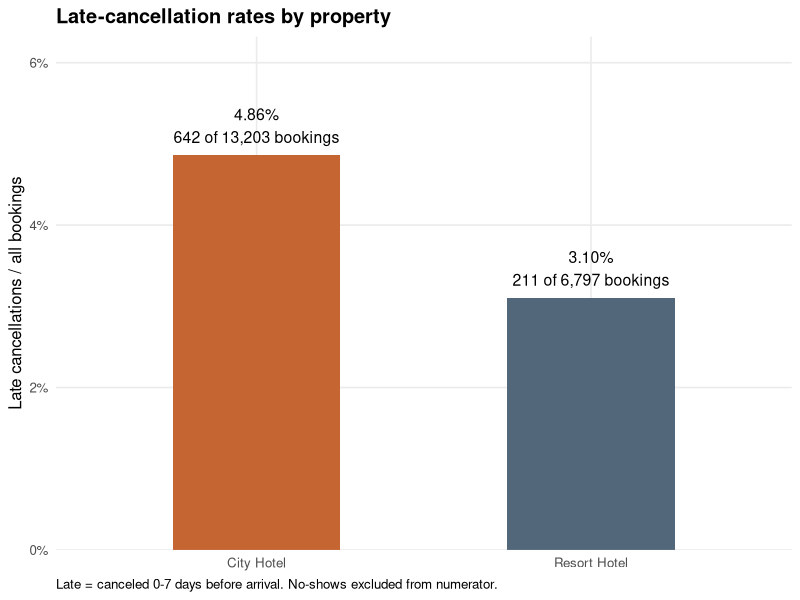
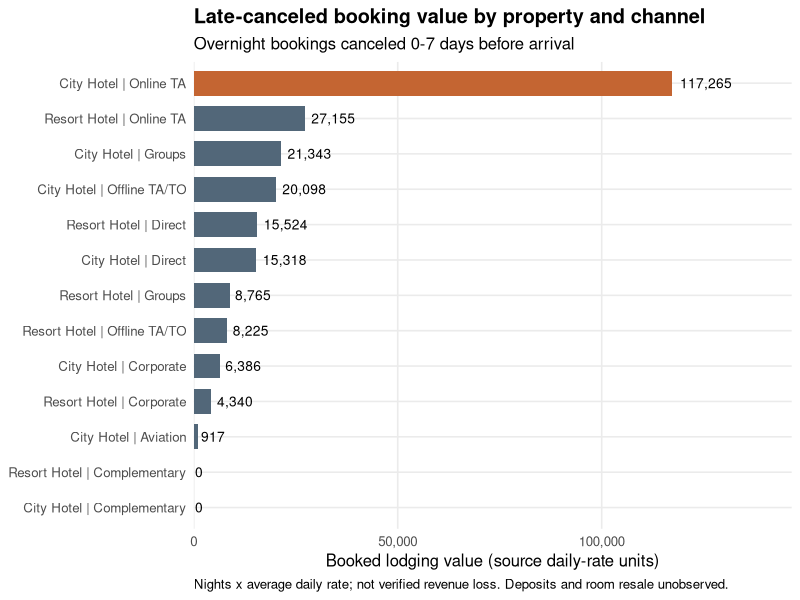
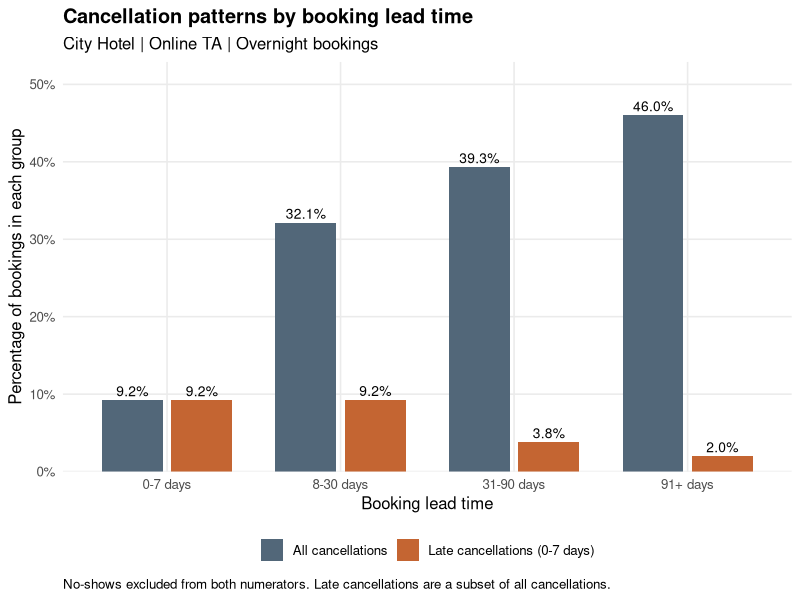
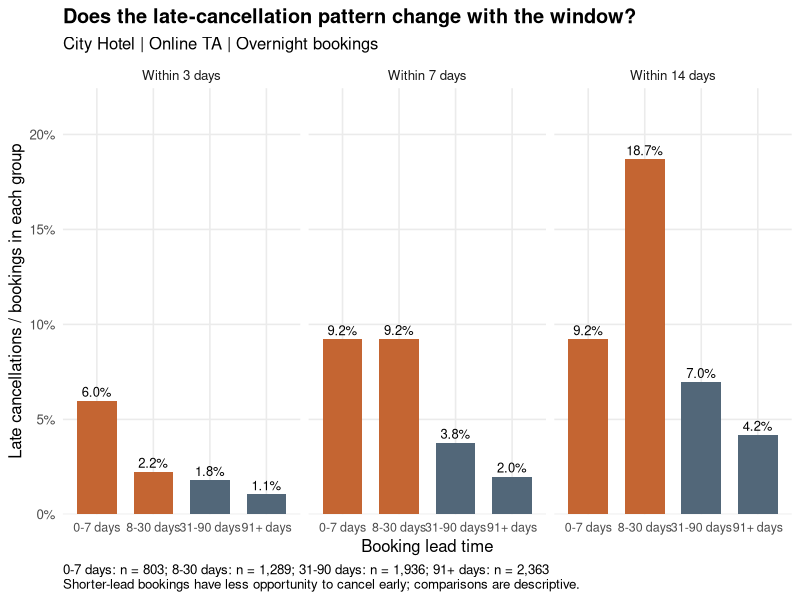
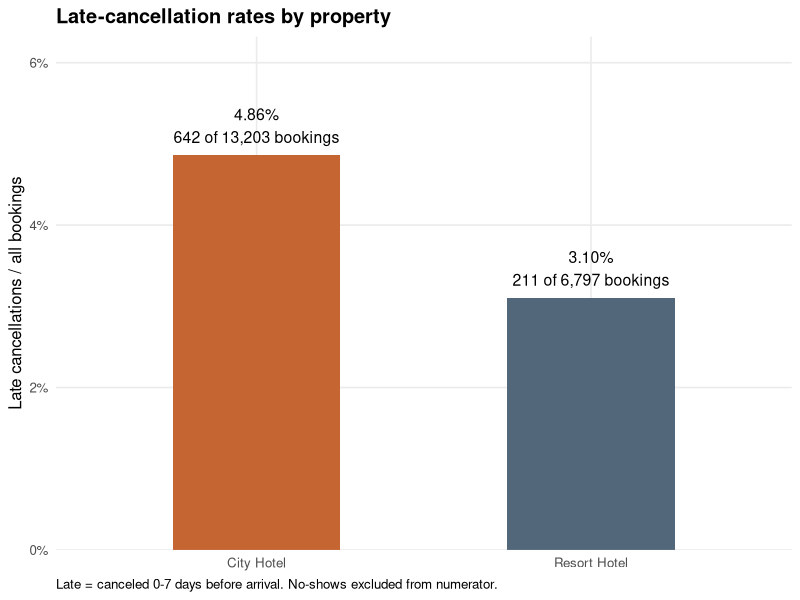
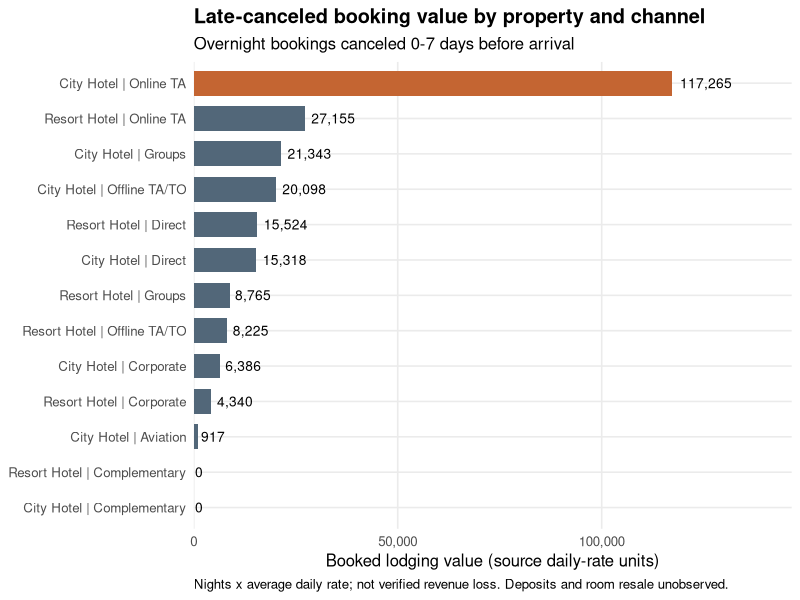
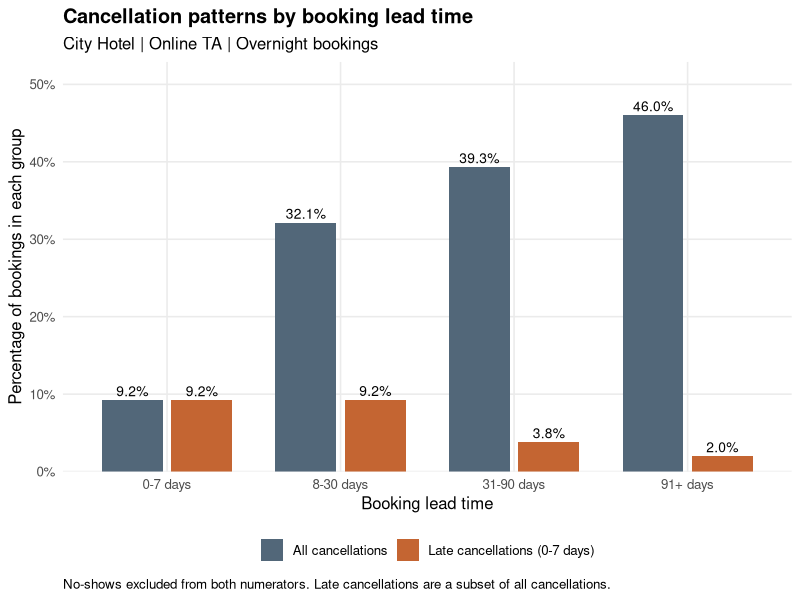
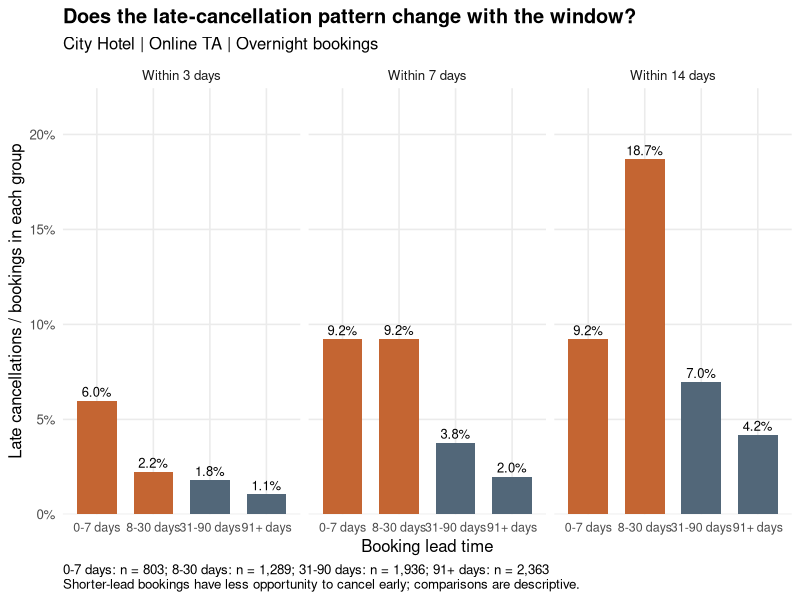

Here is the R script that generated these plots, in order:
## ---- chunk 1
#| label: setup
library(tidyverse)
library(lubridate)

nc_hotel_raw <- read_csv("nc_hotel_group.csv", show_col_types = FALSE)

# Stop if the input no longer contains the variables needed below.
required_columns <- c(
  "property", "status", "canceled", "status_date", "arrival_year",
  "arrival_month", "arrival_day_of_month", "booking_channel",
  "weekend_stays", "week_stays", "average_daily_rate", "deposit_terms",
  "advance_time", "num_adults", "num_children"
)
stopifnot(all(required_columns %in% names(nc_hotel_raw)))

# Display full tables with rounded numbers; calculations retain full precision.
show_table <- function(data, caption = NULL, digits = 2) {
  knitr::kable(data, caption = caption, digits = digits)
}

theme_set(theme_minimal(base_size = 12))
theme_update(
  panel.grid.minor = element_blank(),
  plot.title = element_text(face = "bold"),
  plot.caption = element_text(hjust = 0),
  legend.position = "bottom"
)
accent <- "#C46532"
neutral <- "#526779"

tibble(
  bookings = nrow(nc_hotel_raw),
  variables = ncol(nc_hotel_raw)
) |> show_table()

# Inspect structure without printing individual booking records in full.
glimpse(nc_hotel_raw)
## ---- chunk 2
#| label: booking-outcomes
outcome_summary <- nc_hotel_raw |>
  count(status, canceled, name = "bookings") |>
  mutate(share_pct = 100 * bookings / sum(bookings))

outcome_summary |> show_table()

# The binary flag includes no-shows; use status for actual cancellations.
stopifnot(all(
  nc_hotel_raw$canceled ==
    as.integer(nc_hotel_raw$status %in% c("Canceled", "No-Show"))
))

nc_hotel_raw |>
  filter(status == "Canceled") |>
  select(status, status_date) |>
  slice_head(n = 6) |>
  show_table(caption = "Example cancellation dates before conversion")
## ---- chunk 3
#| label: derive-analysis-variables
# Derive variables once so every later subset uses the same definitions.
nc_hotel <- nc_hotel_raw |>
  mutate(
    status_date = ymd(status_date),
    arrival_date = make_date(
      arrival_year, match(arrival_month, month.name), arrival_day_of_month
    ),
    actual_cancellation = status == "Canceled",
    days_before_arrival = if_else(
      actual_cancellation,
      as.numeric(arrival_date - status_date),
      NA_real_
    ),
    total_nights = weekend_stays + week_stays,
    booking_value = total_nights * average_daily_rate,
    zero_recorded_guests = num_adults == 0 & num_children == 0
  )

cancellations <- nc_hotel |> filter(actual_cancellation)

cancellations |>
  select(arrival_date, status_date, days_before_arrival) |>
  slice_head(n = 6) |>
  show_table()

notice_audit <- cancellations |>
  summarise(
    cancellations = n(),
    missing_notice = sum(is.na(days_before_arrival)),
    negative_notice = sum(days_before_arrival < 0, na.rm = TRUE),
    same_day = sum(days_before_arrival == 0, na.rm = TRUE),
    notice_exceeds_booking_lead = sum(
      days_before_arrival > advance_time, na.rm = TRUE
    )
  )
notice_audit |> show_table()

cancellations |>
  filter(is.na(days_before_arrival) | days_before_arrival < 0) |>
  select(property, arrival_date, status_date, days_before_arrival) |>
  show_table(caption = "Missing or negative cancellation notice: records requiring review")

summary(cancellations$days_before_arrival)

# All-cancellation denominators below require known, nonnegative notice.
# Fail visibly if a future input would silently classify unknown timing as early.
stopifnot(
  notice_audit$missing_notice == 0,
  notice_audit$negative_notice == 0
)

is_late <- function(status, notice, window = 7) {
  status == "Canceled" & !is.na(notice) & between(notice, 0, window)
}
nc_hotel <- nc_hotel |>
  mutate(late_cancellation = is_late(status, days_before_arrival))
cancellations <- nc_hotel |> filter(actual_cancellation)

notice_distribution <- cancellations |>
  mutate(notice_group = cut(
    days_before_arrival,
    breaks = c(-Inf, 0, 3, 7, 14, 30, 90, Inf),
    labels = c("Arrival day", "1-3 days", "4-7 days", "8-14 days",
               "15-30 days", "31-90 days", "91+ days")
  )) |>
  count(notice_group, .drop = FALSE, name = "cancellations") |>
  mutate(share_pct = 100 * cancellations / sum(cancellations))
notice_distribution |> show_table()

overall_summary <- nc_hotel |>
  summarise(
    all_bookings = n(),
    cancellations = sum(actual_cancellation),
    late_cancellations = sum(late_cancellation),
    late_share_of_cancellations_pct = 100 * late_cancellations / cancellations,
    late_rate_all_bookings_pct = 100 * late_cancellations / all_bookings
  )
overall_summary |> show_table()
## ---- chunk 4
#| label: data-quality
nc_hotel_raw |>
  summarise(across(everything(), ~ sum(is.na(.x)))) |>
  pivot_longer(everything(), names_to = "variable", values_to = "missing") |>
  show_table(caption = "Missing values in the original data")

quality_summary <- nc_hotel |>
  summarise(
    zero_nights = sum(total_nights == 0, na.rm = TRUE),
    missing_nights = sum(is.na(total_nights)),
    negative_stay_components = sum(weekend_stays < 0 | week_stays < 0, na.rm = TRUE),
    zero_rates = sum(average_daily_rate == 0, na.rm = TRUE),
    negative_rates = sum(average_daily_rate < 0, na.rm = TRUE),
    missing_rates = sum(is.na(average_daily_rate)),
    zero_recorded_guests = sum(zero_recorded_guests, na.rm = TRUE),
    missing_guest_counts = sum(is.na(num_adults) | is.na(num_children)),
    negative_guest_counts = sum(num_adults < 0 | num_children < 0, na.rm = TRUE),
    missing_lead_time = sum(is.na(advance_time)),
    negative_lead_time = sum(advance_time < 0, na.rm = TRUE)
  )
quality_summary |>
  pivot_longer(everything(), names_to = "check", values_to = "bookings") |>
  show_table()

nc_hotel |>
  select(total_nights, average_daily_rate, num_adults, num_children, advance_time) |>
  summary()

nc_hotel |>
  filter(total_nights == 0) |>
  count(property, status) |>
  show_table(caption = "Zero-night bookings")

nc_hotel |>
  filter(zero_recorded_guests) |>
  count(property, status) |>
  show_table(caption = "Bookings with no adults or children recorded")

nc_hotel |>
  arrange(desc(average_daily_rate)) |>
  select(property, status, total_nights, average_daily_rate) |>
  slice_head(n = 6) |>
  show_table(caption = "Highest daily rates: inspect, do not automatically delete")

nc_hotel |>
  arrange(desc(num_adults)) |>
  select(property, booking_channel, num_adults, num_children,
         total_nights, average_daily_rate, status) |>
  slice_head(n = 6) |>
  show_table(caption = "Largest recorded adult counts")

nc_hotel |>
  select(property, status, booking_channel, deposit_terms) |>
  pivot_longer(everything(), names_to = "variable", values_to = "category") |>
  mutate(needs_review = is.na(category) |
           str_to_lower(str_trim(category)) %in% c("", "undefined", "unknown")) |>
  count(variable, category, needs_review) |>
  show_table(caption = "Category coverage and missing or undefined labels")

# Protect booking-value totals from silently dropping missing/negative inputs.
stopifnot(
  quality_summary$missing_nights == 0,
  quality_summary$negative_stay_components == 0,
  quality_summary$missing_rates == 0,
  quality_summary$negative_rates == 0
)
## ---- chunk 5
#| label: property-comparison
property_summary <- nc_hotel |>
  group_by(property) |>
  summarise(
    all_bookings = n(),
    cancellations = sum(actual_cancellation),
    late_cancellations = sum(late_cancellation),
    .groups = "drop"
  ) |>
  mutate(
    cancellation_rate_pct = 100 * cancellations / all_bookings,
    late_share_of_cancellations_pct = 100 * late_cancellations / cancellations,
    late_rate_all_bookings_pct = 100 * late_cancellations / all_bookings
  )
property_summary |> show_table()
## ---- chunk 6
#| label: fig-property-rates
#| fig-cap: "Late cancellations as a percentage of all recorded bookings at each property."
property_rate_plot <- property_summary |>
  mutate(label = sprintf(
    "%.2f%%\n%s of %s bookings", late_rate_all_bookings_pct,
    scales::comma(late_cancellations), scales::comma(all_bookings)
  )) |>
  ggplot(aes(property, late_rate_all_bookings_pct, fill = property)) +
  geom_col(width = 0.5, show.legend = FALSE) +
  geom_text(aes(label = label), vjust = -0.35, size = 4) +
  scale_fill_manual(values = c("City Hotel" = accent, "Resort Hotel" = neutral)) +
  scale_y_continuous(labels = scales::label_number(suffix = "%"),
                     expand = expansion(mult = c(0, 0.3))) +
  labs(title = "Late-cancellation rates by property", x = NULL,
       y = "Late cancellations / all bookings",
       caption = "Late = canceled 0-7 days before arrival. No-shows excluded from numerator.")
property_rate_plot
## ---- chunk 7
#| label: channel-frequency
channel_summary <- nc_hotel |>
  group_by(property, booking_channel) |>
  summarise(
    all_bookings = n(),
    cancellations = sum(actual_cancellation),
    late_cancellations = sum(late_cancellation),
    .groups = "drop"
  ) |>
  mutate(
    late_rate_pct = 100 * late_cancellations / all_bookings,
    share_of_all_late_pct = 100 * late_cancellations / sum(late_cancellations)
  ) |>
  arrange(desc(late_cancellations))

# Counts show scale; rates use each channel's own booking denominator.
channel_summary |> show_table()
## ---- chunk 8
#| label: booking-value
overnight_bookings <- nc_hotel |> filter(total_nights > 0)
late_cancellation_values <- overnight_bookings |> filter(late_cancellation)

nc_hotel |>
  summarise(
    all_bookings = n(),
    overnight_bookings = sum(total_nights > 0),
    all_late_cancellations = sum(late_cancellation),
    zero_night_late_cancellations = sum(late_cancellation & total_nights == 0),
    overnight_late_cancellations = sum(late_cancellation & total_nights > 0)
  ) |>
  show_table(caption = "Reconcile all-booking and overnight-only populations")

channel_value_summary <- late_cancellation_values |>
  group_by(property, booking_channel) |>
  summarise(
    late_cancellations = n(),
    booked_nights = sum(total_nights),
    summed_booking_value = sum(booking_value),
    mean_booking_value = mean(booking_value),
    median_booking_value = median(booking_value),
    .groups = "drop"
  ) |>
  mutate(value_share_pct = 100 * summed_booking_value / sum(summed_booking_value)) |>
  arrange(desc(summed_booking_value))
channel_value_summary |> show_table()

late_cancellation_values |>
  filter(zero_recorded_guests) |>
  select(property, booking_channel, num_adults, num_children,
         days_before_arrival, total_nights, booking_value) |>
  show_table(caption = "Late-canceled overnight bookings with no recorded guests")
## ---- chunk 9
#| label: fig-channel-value
#| fig-height: 7
#| fig-cap: "Booked lodging value attached to late cancellations, by property and channel."
channel_value_plot <- channel_value_summary |>
  mutate(
    channel_label = paste(property, booking_channel, sep = " | "),
    highlight = property == "City Hotel" & booking_channel == "Online TA"
  ) |>
  ggplot(aes(summed_booking_value, reorder(channel_label, summed_booking_value),
             fill = highlight)) +
  geom_col(width = 0.7) +
  geom_text(aes(label = scales::comma(summed_booking_value, accuracy = 1)),
            hjust = -0.15, size = 3.5) +
  scale_fill_manual(values = c("FALSE" = neutral, "TRUE" = accent), guide = "none") +
  scale_x_continuous(labels = scales::label_comma(),
                     expand = expansion(mult = c(0, 0.25))) +
  labs(title = "Late-canceled booking value by property and channel",
       subtitle = "Overnight bookings canceled 0-7 days before arrival",
       x = "Booked lodging value (source daily-rate units)", y = NULL,
       caption = "Nights x average daily rate; not verified revenue loss. Deposits and room resale unobserved.")
channel_value_plot
## ---- chunk 10
#| label: deposit-comparison
city_online_bookings <- overnight_bookings |>
  filter(property == "City Hotel", booking_channel == "Online TA")

city_online_bookings |>
  filter(late_cancellation) |>
  group_by(deposit_terms) |>
  summarise(
    late_cancellations = n(),
    summed_booking_value = sum(booking_value),
    .groups = "drop"
  ) |>
  show_table(caption = "Deposit terms among late cancellations")

deposit_comparison <- city_online_bookings |>
  group_by(deposit_terms) |>
  summarise(
    all_bookings = n(),
    late_cancellations = sum(late_cancellation),
    .groups = "drop"
  ) |>
  mutate(late_rate_pct = 100 * late_cancellations / all_bookings)
deposit_comparison |> show_table(caption = "Late-cancellation rate within each deposit category")
## ---- chunk 11
#| label: lead-time-comparison
summary(city_online_bookings$advance_time)

city_online_bookings <- city_online_bookings |>
  mutate(
    lead_time_group = case_when(
      is.na(advance_time) ~ "Missing",
      advance_time < 0 ~ "Invalid",
      advance_time <= 7 ~ "0-7 days",
      advance_time <= 30 ~ "8-30 days",
      advance_time <= 90 ~ "31-90 days",
      TRUE ~ "91+ days"
    ),
    lead_time_group = factor(lead_time_group, levels = c(
      "0-7 days", "8-30 days", "31-90 days", "91+ days", "Missing", "Invalid"
    ))
  )

lead_time_summary <- city_online_bookings |>
  group_by(lead_time_group) |>
  summarise(
    all_bookings = n(),
    cancellations = sum(actual_cancellation),
    late_3_days = sum(is_late(status, days_before_arrival, 3)),
    late_7_days = sum(late_cancellation),
    late_14_days = sum(is_late(status, days_before_arrival, 14)),
    .groups = "drop"
  ) |>
  mutate(
    cancellation_rate_pct = 100 * cancellations / all_bookings,
    late_3_days_rate = 100 * late_3_days / all_bookings,
    late_7_days_rate = 100 * late_7_days / all_bookings,
    late_14_days_rate = 100 * late_14_days / all_bookings
  )
lead_time_summary |> show_table()
## ---- chunk 12
#| label: fig-lead-time
#| fig-cap: "All-cancellation and late-cancellation rates within City Hotel Online TA lead-time groups."
lead_time_plot_data <- lead_time_summary |>
  select(lead_time_group, cancellation_rate_pct, late_7_days_rate) |>
  pivot_longer(-lead_time_group, names_to = "measure", values_to = "rate") |>
  mutate(measure = recode(measure,
    cancellation_rate_pct = "All cancellations",
    late_7_days_rate = "Late cancellations (0-7 days)"
  ))

lead_time_plot <- ggplot(lead_time_plot_data,
                         aes(lead_time_group, rate, fill = measure)) +
  geom_col(position = position_dodge(0.8), width = 0.7) +
  geom_text(aes(label = sprintf("%.1f%%", rate)),
            position = position_dodge(0.8), vjust = -0.4, size = 3.5) +
  scale_fill_manual(values = c("All cancellations" = neutral,
                               "Late cancellations (0-7 days)" = accent)) +
  scale_y_continuous(labels = scales::label_number(suffix = "%"),
                     expand = expansion(mult = c(0, 0.15))) +
  labs(title = "Cancellation patterns by booking lead time",
       subtitle = "City Hotel | Online TA | Overnight bookings",
       x = "Booking lead time", y = "Percentage of bookings in each group", fill = NULL,
       caption = "No-shows excluded from both numerators. Late cancellations are a subset of all cancellations.")
lead_time_plot
## ---- chunk 13
#| label: window-sensitivity
# Recheck property rates and channel value rankings, not just lead-time groups.
window_data <- map_dfr(c(3, 7, 14), function(window) {
  nc_hotel |>
    mutate(window_days = window,
           late_in_window = is_late(status, days_before_arrival, window))
})

property_window_summary <- window_data |>
  group_by(window_days, property) |>
  summarise(all_bookings = n(), late_cancellations = sum(late_in_window),
            .groups = "drop") |>
  mutate(late_rate_pct = 100 * late_cancellations / all_bookings)
property_window_summary |> show_table()

channel_window_summary <- window_data |>
  filter(total_nights > 0, late_in_window) |>
  group_by(window_days, property, booking_channel) |>
  summarise(late_cancellations = n(), summed_booking_value = sum(booking_value),
            .groups = "drop") |>
  group_by(window_days) |>
  mutate(value_rank = min_rank(desc(summed_booking_value))) |>
  ungroup()
channel_window_summary |>
  filter(value_rank <= 3) |>
  arrange(window_days, value_rank) |>
  show_table(caption = "Top three property/channel groups by booking value under each window")
## ---- chunk 14
#| label: fig-window-sensitivity
#| fig-width: 12
#| fig-cap: "Late-cancellation rates under 3-, 7-, and 14-day definitions, with fixed lead-time group denominators."
sensitivity_plot_data <- lead_time_summary |>
  select(lead_time_group, late_3_days_rate, late_7_days_rate, late_14_days_rate) |>
  pivot_longer(-lead_time_group, names_to = "window", values_to = "rate") |>
  mutate(
    window = factor(window,
      levels = c("late_3_days_rate", "late_7_days_rate", "late_14_days_rate"),
      labels = c("Within 3 days", "Within 7 days", "Within 14 days")),
    shorter_lead = lead_time_group %in% c("0-7 days", "8-30 days")
  )

group_size_caption <- paste(
  paste(lead_time_summary$lead_time_group,
        scales::comma(lead_time_summary$all_bookings), sep = ": n = "),
  collapse = "; "
)

sensitivity_plot <- ggplot(sensitivity_plot_data,
                            aes(lead_time_group, rate, fill = shorter_lead)) +
  geom_col(width = 0.7, show.legend = FALSE) +
  geom_text(aes(label = sprintf("%.1f%%", rate)), vjust = -0.4, size = 3.3) +
  facet_wrap(~ window, nrow = 1) +
  scale_fill_manual(values = c("TRUE" = accent, "FALSE" = neutral)) +
  scale_y_continuous(labels = scales::label_number(suffix = "%"),
                     expand = expansion(mult = c(0, 0.2))) +
  labs(title = "Does the late-cancellation pattern change with the window?",
       subtitle = "City Hotel | Online TA | Overnight bookings",
       x = "Booking lead time", y = "Late cancellations / bookings in each group",
       caption = paste(group_size_caption,
         "Shorter-lead bookings have less opportunity to cancel early; comparisons are descriptive.",
         sep = "\n")) +
  theme(axis.text.x = element_text(size = 9))
sensitivity_plot
## ---- chunk 15
#| label: inclusion-sensitivity
inclusion_data <- bind_rows(
  nc_hotel |> mutate(population = "All recorded bookings"),
  overnight_bookings |> mutate(population = "Overnight bookings"),
  overnight_bookings |>
    filter(!is.na(zero_recorded_guests), !zero_recorded_guests) |>
    mutate(population = "Overnight, recorded guests > 0")
)

inclusion_data |>
  group_by(population, property) |>
  summarise(
    all_bookings = n(),
    late_cancellations = sum(late_cancellation),
    late_rate_pct = 100 * late_cancellations / all_bookings,
    .groups = "drop"
  ) |>
  show_table(caption = "Property rates under different inclusion rules")

inclusion_data |>
  filter(total_nights > 0, late_cancellation) |>
  group_by(population, property, booking_channel) |>
  summarise(summed_booking_value = sum(booking_value), .groups = "drop") |>
  group_by(population) |>
  slice_max(summed_booking_value, n = 1, with_ties = TRUE) |>
  ungroup() |>
  show_table(caption = "Highest-value segment under each inclusion rule")

inclusion_data |>
  filter(property == "City Hotel", booking_channel == "Online TA") |>
  group_by(population) |>
  summarise(
    all_bookings = n(),
    late_cancellations = sum(late_cancellation),
    late_rate_pct = 100 * late_cancellations / all_bookings,
    late_booking_value = sum(booking_value[late_cancellation]),
    .groups = "drop"
  ) |>
  show_table(caption = "Effect of inclusion rules on the selected segment")
## ---- chunk 16
#| label: evidence-summary
priority_segment <- channel_value_summary |> slice_max(summed_booking_value, n = 1)

tibble(
  question = c(
    "How common are late cancellations?",
    "Which property has the higher all-booking late rate?",
    "Which segment has the most late-canceled booking value?"
  ),
  answer = c(
    sprintf("%s of %s bookings (%.2f%%); %.2f%% of cancellations",
      scales::comma(overall_summary$late_cancellations),
      scales::comma(overall_summary$all_bookings),
      overall_summary$late_rate_all_bookings_pct,
      overall_summary$late_share_of_cancellations_pct),
    property_summary |>
      slice_max(late_rate_all_bookings_pct, n = 1, with_ties = FALSE) |>
      transmute(answer = sprintf("%s: %.2f%%", property, late_rate_all_bookings_pct)) |>
      pull(answer),
    sprintf("%s | %s: %s (%.1f%% of total late booking value)",
      priority_segment$property, priority_segment$booking_channel,
      scales::comma(priority_segment$summed_booking_value, accuracy = 0.01),
      priority_segment$value_share_pct)
  )
) |> show_table()
## ---- chunk 17
#| label: export-results
dir.create("figures", showWarnings = FALSE)
dir.create("analysis_tables", showWarnings = FALSE)

ggsave("figures/01_property_late_rates.png", property_rate_plot,
       width = 11, height = 6.5, dpi = 300, bg = "white")
ggsave("figures/02_channel_booking_value.png", channel_value_plot,
       width = 12, height = 8, dpi = 300, bg = "white")
ggsave("figures/03_lead_time_rates.png", lead_time_plot,
       width = 12, height = 7, dpi = 300, bg = "white")
ggsave("figures/04_window_sensitivity.png", sensitivity_plot,
       width = 13, height = 7, dpi = 300, bg = "white")

write_csv(property_summary, "analysis_tables/property_summary.csv")
write_csv(channel_summary, "analysis_tables/channel_frequency.csv")
write_csv(channel_value_summary, "analysis_tables/channel_booking_value.csv")
write_csv(deposit_comparison, "analysis_tables/deposit_comparison.csv")
write_csv(lead_time_summary, "analysis_tables/lead_time_summary.csv")
write_csv(property_window_summary, "analysis_tables/property_window_sensitivity.csv")
write_csv(channel_window_summary, "analysis_tables/channel_window_sensitivity.csv")

# Reconciliation checks tie every subgroup back to its source population.
stopifnot(
  sum(property_summary$all_bookings) == nrow(nc_hotel),
  sum(channel_summary$late_cancellations) == sum(nc_hotel$late_cancellation),
  sum(channel_value_summary$late_cancellations) == nrow(late_cancellation_values),
  sum(deposit_comparison$all_bookings) == nrow(city_online_bookings),
  sum(lead_time_summary$all_bookings) == nrow(city_online_bookings),
  all(lead_time_summary$late_3_days <= lead_time_summary$late_7_days),
  all(lead_time_summary$late_7_days <= lead_time_summary$late_14_days),
  all(lead_time_summary$late_14_days <= lead_time_summary$cancellations)
)
## ---- chunk 18
#| label: session-information
#| code-fold: true
sessionInfo()
